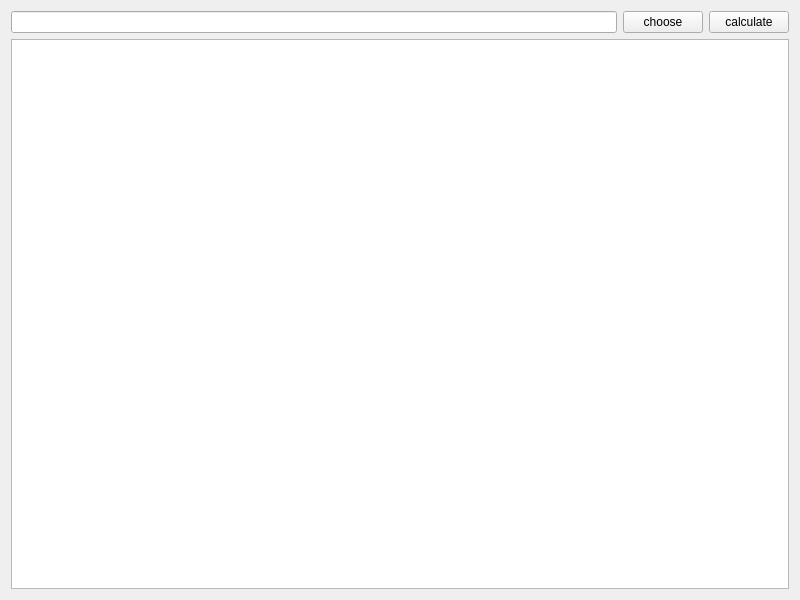
<?xml version="1.0" encoding="UTF-8"?>
<ui version="4.0">
 <class>Widget</class>
 <widget class="QWidget" name="Widget">
  <property name="geometry">
   <rect>
    <x>0</x>
    <y>0</y>
    <width>800</width>
    <height>600</height>
   </rect>
  </property>
  <property name="windowTitle">
   <string>Widget</string>
  </property>
  <layout class="QVBoxLayout" name="verticalLayout_2">
   <item>
    <layout class="QVBoxLayout" name="verticalLayout">
     <item>
      <layout class="QHBoxLayout" name="horizontalLayout">
       <item>
        <widget class="QLineEdit" name="edt_path"/>
       </item>
       <item>
        <widget class="QPushButton" name="btn_choose">
         <property name="text">
          <string>choose</string>
         </property>
        </widget>
       </item>
       <item>
        <widget class="QPushButton" name="btn_calculate">
         <property name="text">
          <string>calculate</string>
         </property>
        </widget>
       </item>
      </layout>
     </item>
     <item>
      <widget class="QTextEdit" name="edt_result"/>
     </item>
    </layout>
   </item>
  </layout>
 </widget>
 <resources/>
 <connections/>
</ui>
